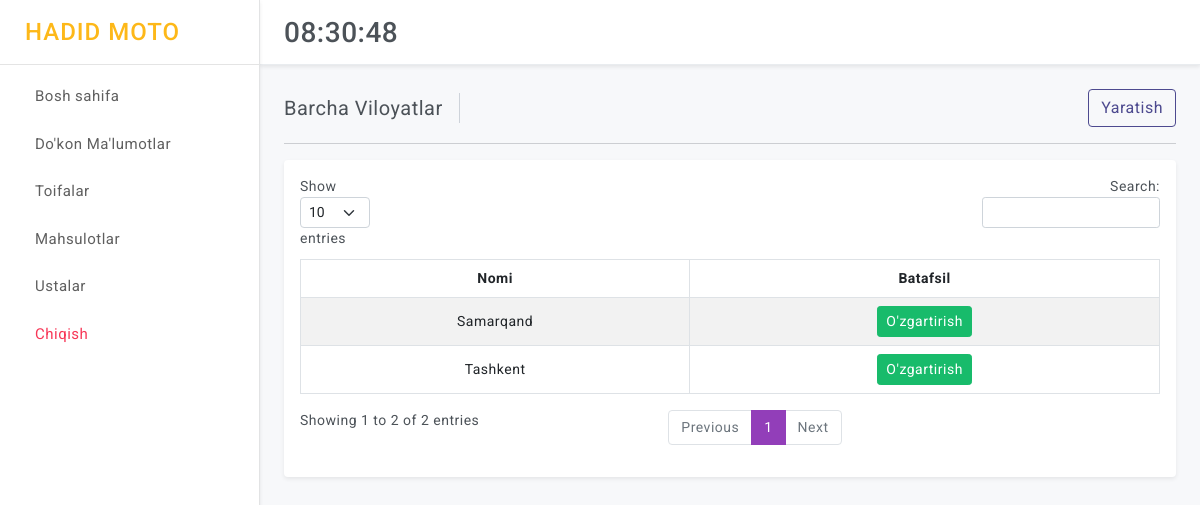
The app's page /sklad/regions/ (signed in), older data.
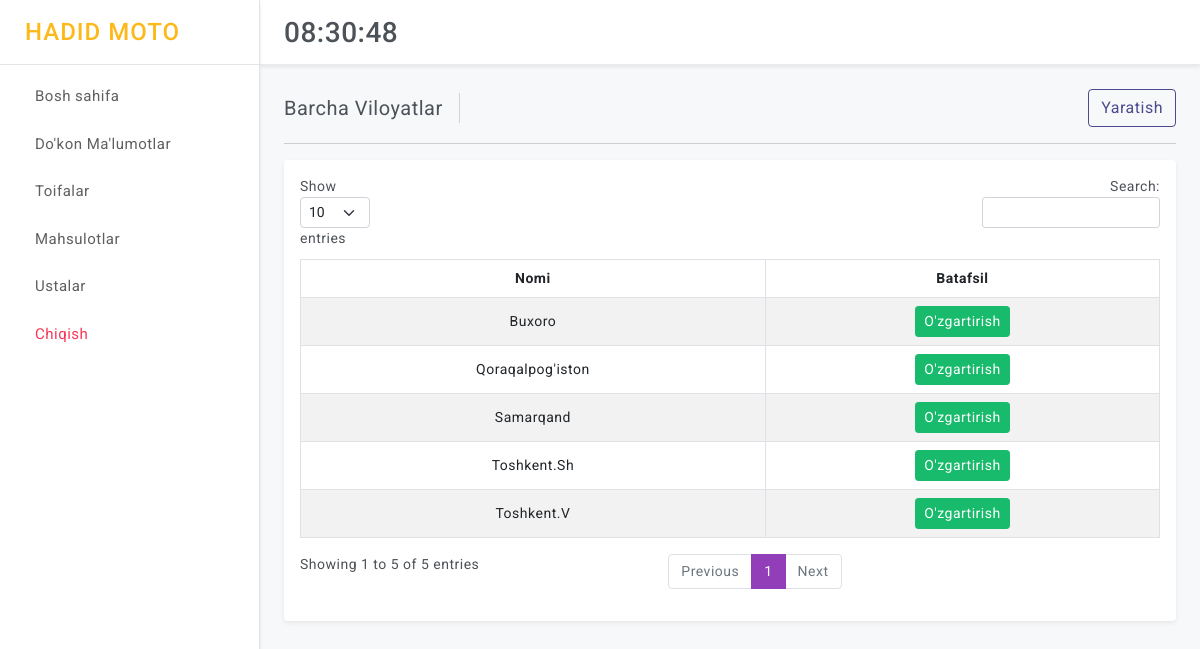
The same page, newer data.
### control/models.py (models this page shows, shortened)
class Region(models.Model):
    title = models.CharField(max_length=100)

### control/views.py (the view)
# urls.py: path("regions/", views.control_regions_all, name="control_regions_all"),
@login_required(login_url='login')
def control_regions_all(request):
    regions = Region.objects.all()
    context = {"base": base_context(request=request),"regions":regions}
    return render(request, "control/regions/all.html", context)

### control/views.py (called while the page is built)
def base_context(request):
    try:
        code = request.build_absolute_uri().split('?')[1]
    except:
        code = None
    context = {
        "code": code
    }
    return context

### templates/control/regions/all.html (shortened to what this page needs)
{% extends 'control/base.html' %}
{% load static %}
      {% block page_title %}Barcha Viloyatlar{% endblock page_title %}
      {% block add %}
      <div class="ms-auto d-block">
        <div class="btn-group">
          <a href="{% url 'control_region_add' %}" class="btn btn-outline-primary d-block">Yaratish</a>
        </div>
      </div>
      {% endblock add %}
    {% block content %}
          <div class="card">
              <div class="card-body">
                  <div class="table-responsive">
                      <table id="example" class="table table-striped table-bordered" style="width:100%">
                          <thead>
                              <tr class="text-center">
                                  <th>Nomi</th>
                                  <th>Batafsil</th>
                              </tr>
                          </thead>
                          <tbody>
                              {% for region in regions %}
                              <tr style="vertical-align: middle; text-align: center;">
                                  <td>{{ region.title }}</td>
                                  <td><a href="{% url 'control_region_detail' region.id %}" class="btn btn-success btn-sm"> O'zgartirish </a></td>
                              </tr>
                              {% endfor %}
                          </tbody>
                      </table>
                  </div>
              </div>
          </div>
    {% endblock content %}

Row changes from the older to the newer data that the page shows:
removed Region: title "Tashkent"
added Region: title "Toshkent.V"
added Region: title "Toshkent.Sh"
added Region: title "Buxoro"
added Region: title "Qoraqalpog'iston"
Text that changed along with them:
text written by a page script: "Show entries Search: Showing 1 to 2 of 2 entries Previous 1 Next" → "Show entries Search: Showing 1 to 5 of 5 entries Previous 1 Next"
